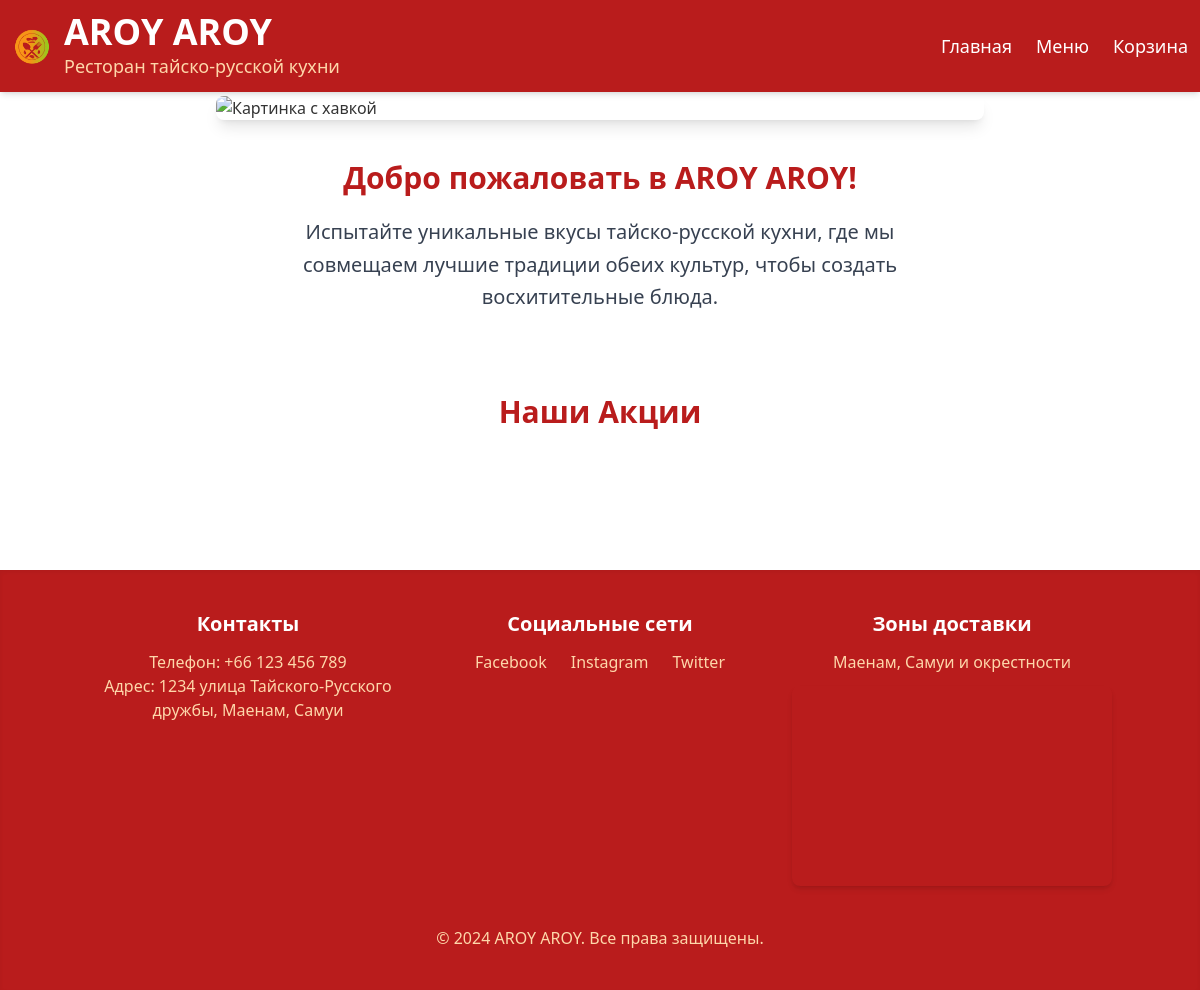
/, run on an earlier commit of the app's database.
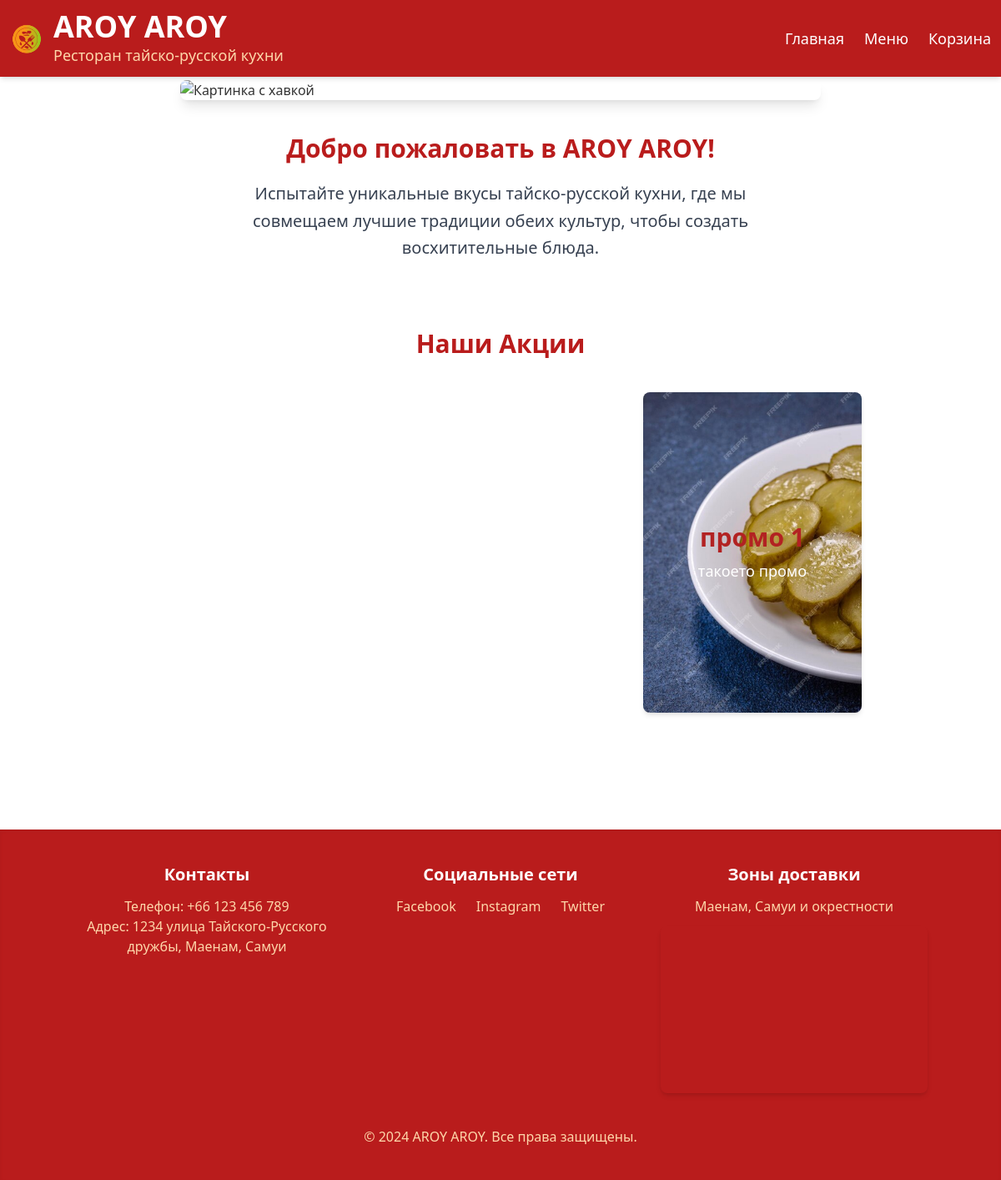
And on a later commit of the database.
### menu/models.py (models this page shows, shortened)
class Promotion(models.Model):
    title = models.CharField(max_length=255, verbose_name="Название")
    description = models.TextField(verbose_name="Описание")
    image = models.ImageField(upload_to='promotions/', verbose_name="Изображение")
    active = models.BooleanField(default=True, verbose_name="Активно")
    class Meta:
        verbose_name = "Промоакция"
        verbose_name_plural = "Промоакции"

### menu/views.py (the view)
# urls.py: path("", views.slider, name="index"),  # Главная страница
def slider(request):
    promotions = Promotion.objects.filter(active=True)
    logger.info(f"Количество активных промо-акций: {promotions.count()}")
    return render(request, "menu/index.html", {"promotions": promotions})

### menu/templates/menu/index.html (shortened to what this page needs)
<!DOCTYPE html>
<html lang="ru">
<head>
    {% load static %}
    <script src="https://cdn.tailwindcss.com"></script>
    <link rel="stylesheet" href="{% static 'menu/css/styles.css' %}">
    <link rel="stylesheet" href="https://cdnjs.cloudflare.com/ajax/libs/slick-carousel/1.8.1/slick.min.css"/>
    <link rel="stylesheet" href="https://cdnjs.cloudflare.com/ajax/libs/slick-carousel/1.8.1/slick-theme.min.css"/>
</head>
<body class="bg-white font-sans">
{% include 'menu/common_header.html' %}
<main class="pt-24 p-10">
    <div class="container mx-auto flex flex-col items-center">
        <div class="w-full max-w-3xl mb-10 overflow-hidden rounded-lg shadow-lg">
            <img src="https://primebeef.ru/images/cms/thumbs/a5b0aeaa3fa7d6e58d75710c18673bd7ec6d5f6d/3-501_500_306_5_100.jpg"
                 alt="Картинка с хавкой" class="w-full">
        </div>
        <div class="text-center max-w-2xl">
            <h2 class="text-3xl font-bold mb-5 text-red-700">Добро пожаловать в AROY AROY!</h2>
            <p class="text-xl text-gray-700 leading-relaxed">Испытайте уникальные вкусы тайско-русской кухни, где мы
                совмещаем лучшие традиции обеих культур, чтобы создать восхитительные блюда.</p>
        </div>
    </div>
    <div class="container mx-auto mt-20">
        <h2 class="text-3xl font-bold mb-5 text-center text-red-700">Наши Акции</h2>
        <div class="slider">
            {% for promo in promotions %}
                <div class="relative p-5">
                    <div class="absolute top-0 left-0 w-full h-full  text-white flex flex-col justify-center items-center p-4 z-10">
                        <h3 class="text-3xl font-bold">{{ promo.title }}</h3>
                        <p class="text-lg mt-2">{{ promo.description }}</p>
                    </div>
                    <img src="
                            {% if promo.image %}{{ promo.image.url }}{% else %}{% static 'menu/images/default.jpg' %}{% endif %}"
                         alt="{{ promo.title }}"
                         class="w-full h-96 object-cover rounded-lg shadow-md">
                </div>
            {% endfor %}
        </div>
    </div>
</main>
{% include 'menu/common_footer.html' %}
</body>
</html>

What changed in the data, as far as the page shows it:
added Promotion: title "промо 1", description "такоето промо", image (picture)
